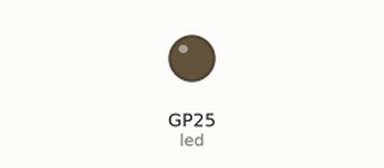
Simulated run of this program. Board: Raspberry Pi Pico running MicroPython. Shown: output pins drawn as LEDs (lit = HIGH). Dashed ring = blinking.

Above: at 0.5 s.
At 2.2 s:
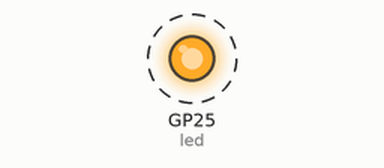
Timing chart, 0 to 3.0 s (numbered marks = the images above):
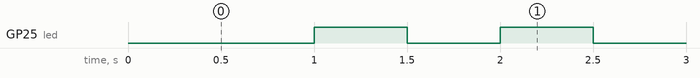

The program:

led_blink.py
```python
from machine import Pin, Timer

led = Pin(25, Pin.OUT)
LED_STATE = True
timer = Timer()


def blink(timer) -> None:

    global led, LED_STATE
    LED_STATE = not LED_STATE
    led.value(LED_STATE)


timer.init(freq=2,
           mode=Timer.PERIODIC,
           callback=blink)
```

Measured:
- by itself, GP25 (led): alternates HIGH for 0.50 s and LOW for 0.50 s
